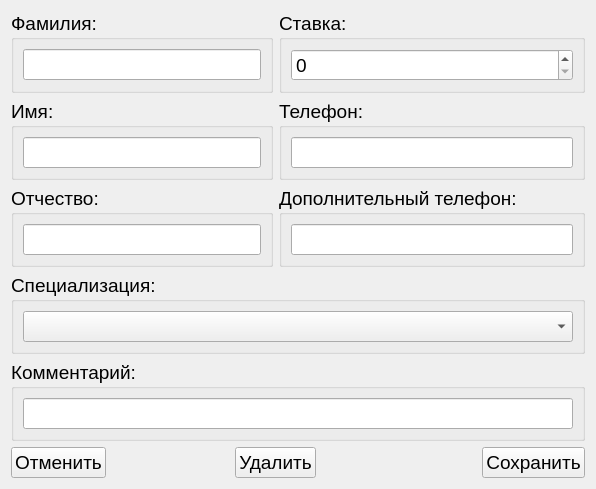
<?xml version="1.0" encoding="UTF-8"?>
<ui version="4.0">
 <class>DoctorForm</class>
 <widget class="QWidget" name="DoctorForm">
  <property name="geometry">
   <rect>
    <x>0</x>
    <y>0</y>
    <width>499</width>
    <height>320</height>
   </rect>
  </property>
  <property name="font">
   <font>
    <pointsize>14</pointsize>
   </font>
  </property>
  <property name="windowTitle">
   <string>Добавление доктора</string>
  </property>
  <layout class="QGridLayout" name="gridLayout_9">
   <item row="0" column="0" colspan="3">
    <widget class="QGroupBox" name="groupBox_2">
     <property name="title">
      <string>Фамилия:</string>
     </property>
     <layout class="QGridLayout" name="gridLayout_2">
      <item row="0" column="0">
       <widget class="QLineEdit" name="ln_e">
        <property name="minimumSize">
         <size>
          <width>200</width>
          <height>0</height>
         </size>
        </property>
        <property name="readOnly">
         <bool>false</bool>
        </property>
       </widget>
      </item>
     </layout>
    </widget>
   </item>
   <item row="1" column="0" colspan="3">
    <widget class="QGroupBox" name="groupBox">
     <property name="title">
      <string>Имя:</string>
     </property>
     <layout class="QGridLayout" name="gridLayout">
      <item row="0" column="0">
       <widget class="QLineEdit" name="fn_e">
        <property name="minimumSize">
         <size>
          <width>200</width>
          <height>0</height>
         </size>
        </property>
        <property name="readOnly">
         <bool>false</bool>
        </property>
       </widget>
      </item>
     </layout>
    </widget>
   </item>
   <item row="1" column="3" colspan="3">
    <widget class="QGroupBox" name="groupBox_3">
     <property name="title">
      <string>Телефон:</string>
     </property>
     <layout class="QGridLayout" name="gridLayout_3">
      <item row="0" column="0">
       <widget class="QLineEdit" name="phone_e">
        <property name="minimumSize">
         <size>
          <width>200</width>
          <height>0</height>
         </size>
        </property>
        <property name="readOnly">
         <bool>false</bool>
        </property>
       </widget>
      </item>
     </layout>
    </widget>
   </item>
   <item row="2" column="0" colspan="3">
    <widget class="QGroupBox" name="groupBox_4">
     <property name="title">
      <string>Отчество:</string>
     </property>
     <layout class="QGridLayout" name="gridLayout_4">
      <item row="0" column="0">
       <widget class="QLineEdit" name="mn_e">
        <property name="minimumSize">
         <size>
          <width>200</width>
          <height>0</height>
         </size>
        </property>
        <property name="readOnly">
         <bool>false</bool>
        </property>
       </widget>
      </item>
     </layout>
    </widget>
   </item>
   <item row="2" column="3" colspan="3">
    <widget class="QGroupBox" name="groupBox_5">
     <property name="title">
      <string>Дополнительный телефон:</string>
     </property>
     <layout class="QGridLayout" name="gridLayout_5">
      <item row="0" column="0">
       <widget class="QLineEdit" name="phone2_e">
        <property name="minimumSize">
         <size>
          <width>200</width>
          <height>0</height>
         </size>
        </property>
        <property name="readOnly">
         <bool>false</bool>
        </property>
       </widget>
      </item>
     </layout>
    </widget>
   </item>
   <item row="3" column="0" colspan="6">
    <widget class="QGroupBox" name="groupBox_8">
     <property name="title">
      <string>Специализация:</string>
     </property>
     <layout class="QGridLayout" name="gridLayout_8">
      <item row="0" column="0">
       <widget class="QComboBox" name="spec_s"/>
      </item>
     </layout>
    </widget>
   </item>
   <item row="4" column="0" colspan="6">
    <widget class="QGroupBox" name="groupBox_7">
     <property name="title">
      <string>Комментарий:</string>
     </property>
     <layout class="QGridLayout" name="gridLayout_7">
      <item row="0" column="0">
       <widget class="QLineEdit" name="comment_e">
        <property name="minimumSize">
         <size>
          <width>200</width>
          <height>0</height>
         </size>
        </property>
        <property name="readOnly">
         <bool>false</bool>
        </property>
       </widget>
      </item>
     </layout>
    </widget>
   </item>
   <item row="5" column="0">
    <widget class="QPushButton" name="cancel_b">
     <property name="text">
      <string>Отменить</string>
     </property>
    </widget>
   </item>
   <item row="5" column="1">
    <spacer name="horizontalSpacer">
     <property name="orientation">
      <enum>Qt::Horizontal</enum>
     </property>
     <property name="sizeHint" stdset="0">
      <size>
       <width>135</width>
       <height>20</height>
      </size>
     </property>
    </spacer>
   </item>
   <item row="5" column="2" colspan="2">
    <widget class="QPushButton" name="del_b">
     <property name="text">
      <string>Удалить</string>
     </property>
    </widget>
   </item>
   <item row="5" column="4">
    <spacer name="horizontalSpacer_2">
     <property name="orientation">
      <enum>Qt::Horizontal</enum>
     </property>
     <property name="sizeHint" stdset="0">
      <size>
       <width>129</width>
       <height>20</height>
      </size>
     </property>
    </spacer>
   </item>
   <item row="5" column="5">
    <widget class="QPushButton" name="save_b">
     <property name="text">
      <string>Сохранить</string>
     </property>
    </widget>
   </item>
   <item row="0" column="3" colspan="3">
    <widget class="QGroupBox" name="groupBox_6">
     <property name="title">
      <string>Ставка:</string>
     </property>
     <layout class="QGridLayout" name="gridLayout_6">
      <item row="0" column="0">
       <widget class="QSpinBox" name="rate_e">
        <property name="maximum">
         <number>100</number>
        </property>
       </widget>
      </item>
     </layout>
    </widget>
   </item>
  </layout>
 </widget>
 <tabstops>
  <tabstop>ln_e</tabstop>
  <tabstop>fn_e</tabstop>
  <tabstop>mn_e</tabstop>
  <tabstop>phone_e</tabstop>
  <tabstop>phone2_e</tabstop>
  <tabstop>save_b</tabstop>
  <tabstop>cancel_b</tabstop>
 </tabstops>
 <resources/>
 <connections/>
</ui>
